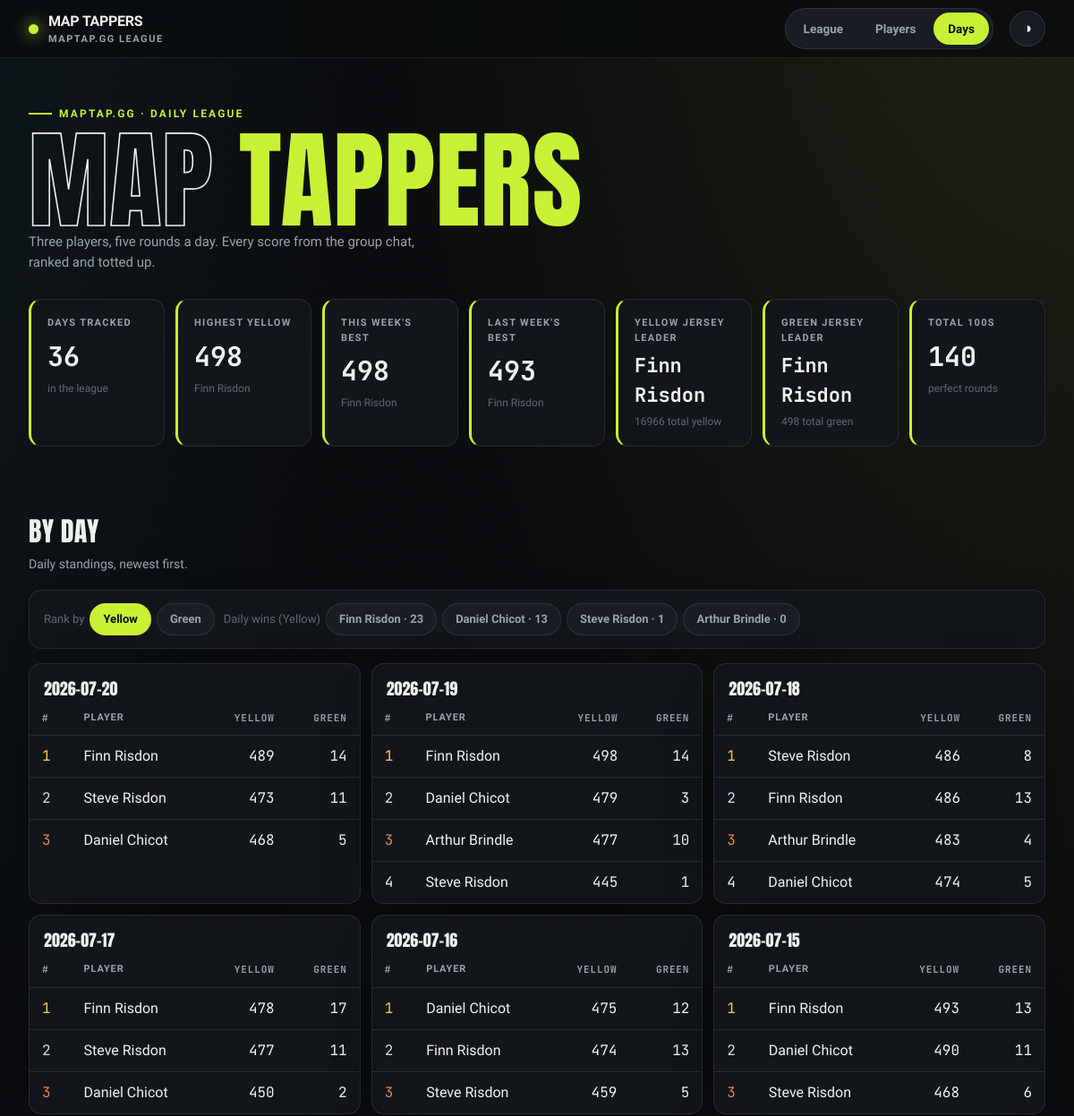
The app's page /days (upper part), older data.
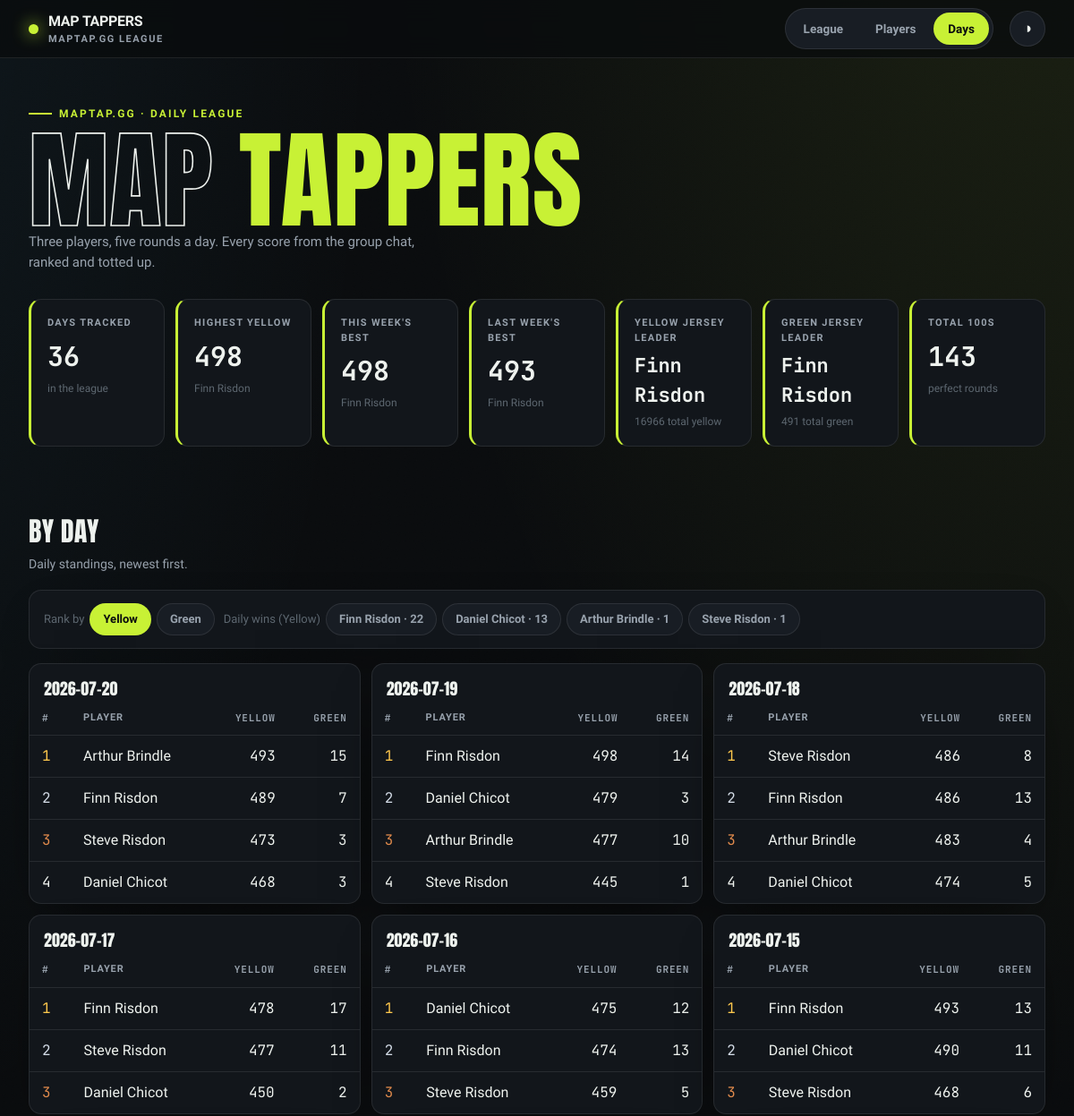
The same page, newer data.
### tables this page shows
CREATE TABLE entries (
    id INTEGER PRIMARY KEY,
    player TEXT NOT NULL,
    game_date TEXT NOT NULL,
    maptap_score INTEGER NOT NULL,
    UNIQUE (player, game_date)
);

### src/maptap/app.py (the view)
@app.get("/days", response_class=HTMLResponse)
def days(request: Request, sort: str = "cumulative"):
    if sort not in ("cumulative", "green"):
        sort = "cumulative"
    with closing(_conn()) as conn:
        win_counts = (
            green_jersey_win_counts(conn)
            if sort == "green"
            else daily_win_counts(conn, metric="cumulative")
        )
        context = {
            "days": daily_leaderboard(conn, sort=sort),
            "win_counts": win_counts,
            "stats": hero_stats(conn),
            "active": "days",
            "sort": sort,
        }
    return templates.TemplateResponse(request, "days.html", context)

### src/maptap/templates/days.html (shortened to what this page needs)
{% extends "base.html" %}
{% block content %}
<h2 class="section-head">By day</h2>
<p class="section-sub">Daily standings, newest first.</p>
<div class="panel toolbar">
    <div class="chips">
        <span class="chip-label">Rank by</span>
        <a class="chip {% if sort == 'cumulative' %}active{% endif %}" href="/days">Yellow</a>
        <a class="chip {% if sort == 'green' %}active{% endif %}" href="/days?sort=green">Green</a>
    </div>
    <div class="chips">
        <span class="chip-label">Daily wins ({{ 'Green' if sort == 'green' else 'Yellow' }})</span>
        {% for w in win_counts %}
        <span class="chip static">{{ w.player }} · {{ w.wins }}</span>
        {% endfor %}
    </div>
</div>
<div class="day-grid">
    {% for day in days %}
    <div class="panel table-card">
        <table>
            <caption>{{ day.game_date }}</caption>
            <thead>
                <tr><th class="num">#</th><th class="txt">Player</th><th class="num">Yellow</th><th class="num">Green</th></tr>
            </thead>
            <tbody>
                {% for s in day.standings %}
                <tr>
                    <td class="num medal-{{ s.position }}">{{ s.position }}</td>
                    <td class="txt">{{ s.player }}</td>
                    <td class="num">{{ s.cumulative }}</td>
                    <td class="num">{{ s.green }}</td>
                </tr>
                {% endfor %}
            </tbody>
        </table>
    </div>
    {% endfor %}
</div>
{% endblock %}

### src/maptap/templates/base.html (shortened to what this page needs)
<!DOCTYPE html>
<html lang="en-GB" data-theme="dark">
<head>
    <link rel="stylesheet" href="/static/styles.css">
</head>
<body>
    <nav class="nav">
        <div class="wrap nav-inner">
            <div class="brand">
                <span class="dot"></span>
                <span>MAP&nbsp;TAPPERS<small>maptap.gg league</small></span>
            </div>
            <div class="tabs">
                <a class="tab {{ 'active' if active == 'league' else '' }}" href="/">League</a>
                <a class="tab {{ 'active' if active == 'players' else '' }}" href="/players">Players</a>
                <a class="tab {{ 'active' if active == 'days' else '' }}" href="/days">Days</a>
            </div>
            <button class="theme-btn" id="themeBtn" title="Toggle theme" aria-label="Toggle theme">◑</button>
        </div>
    </nav>
    <header class="hero">
        <div class="wrap">
            <span class="hero-tag">maptap.gg · daily league</span>
            <h1><span class="out">Map</span> <span class="em">Tappers</span></h1>
            <p class="hero-sub">Three players, five rounds a day. Every score from the group chat, ranked and totted up.</p>
            <div class="stat-row">
                <div class="stat">
                    <div class="label">Days tracked</div>
                    <div class="value">{{ stats.days_tracked }}</div>
                    <div class="sub">in the league</div>
                </div>
                <div class="stat">
                    <div class="label">Highest Yellow</div>
                    <div class="value">{{ stats.highest_cumulative if stats.highest_cumulative is not none else '—' }}</div>
                    <div class="sub">{{ stats.highest_cumulative_player or '—' }}</div>
                </div>
                <div class="stat">
                    <div class="label">This Week's Best</div>
                    <div class="value">{{ stats.week_best if stats.week_best is not none else '—' }}</div>
                    <div class="sub">{{ stats.week_best_player or 'no rides yet' }}</div>
                </div>
                <div class="stat">
                    <div class="label">Last Week's Best</div>
                    <div class="value">{{ stats.last_week_best if stats.last_week_best is not none else '—' }}</div>
                    <div class="sub">{{ stats.last_week_best_player or 'no rides' }}</div>
                </div>
                <div class="stat">
                    <div class="label">Yellow Jersey Leader</div>
                    <div class="value" style="font-size:22px">{{ stats.cumulative_leader or '—' }}</div>
                    <div class="sub">{{ stats.cumulative_leader_total if stats.cumulative_leader_total is not none else '—' }} total yellow</div>
                </div>
                <div class="stat">
                    <div class="label">Green Jersey Leader</div>
                    <div class="value" style="font-size:22px">{{ stats.green_leader or '—' }}</div>
                    <div class="sub">{{ stats.green_leader_total if stats.green_leader_total is not none else '—' }} total green</div>
                </div>
                <div class="stat">
                    <div class="label">Total 100s</div>
                    <div class="value">{{ stats.total_hundreds }}</div>
                    <div class="sub">perfect rounds</div>
                </div>
            </div>
        </div>
    </header>
    <main class="wrap">
        {% block content %}{% endblock %}
    </main>
</body>
</html>

Row changes from the older to the newer data that the page shows:
computed for entries (number 4 of 22 on the later page): position "3" → "4"; green "5" → "3"
added entries: position "1", player "Arthur Brindle", cumulative "493", green "15", shown under "2026-07-20"
computed for entries (number 6 of 22 on the later page): position "1" → "2"; green "14" → "7"
computed for entries (number 7 of 22 on the later page): position "2" → "3"; green "11" → "3"
Text that changed along with them:
{{ stats.total_hundreds }}: "140" → "143"
text no longer shown: "498"
text now shown: "491"
new list line: "Finn Risdon · 22"
new list line: "Arthur Brindle · 1"
list line gone: "Finn Risdon · 23"
list line gone: "Arthur Brindle · 0"
